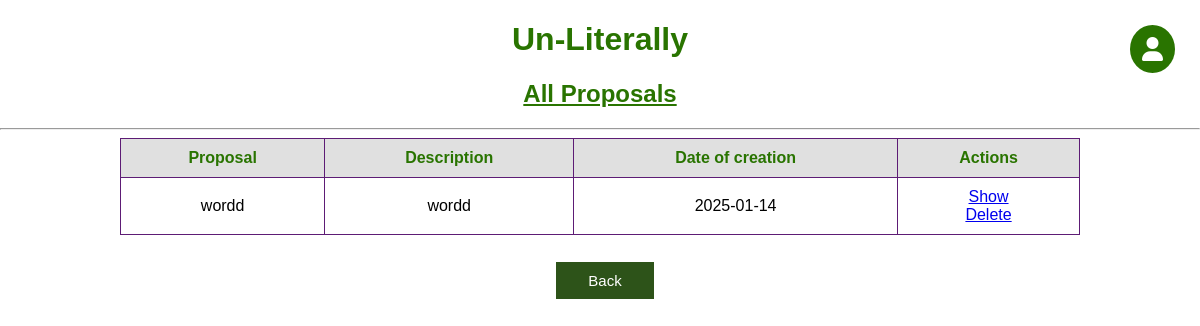
Page /all_proposals (signed in) on the committed database.
### app.py (models this page shows)
class Proposal(db.Model):
    id = db.Column(db.Integer, primary_key=True)
    name = db.Column(db.String(5), nullable=True, unique=True)
    date = db.Column(db.DateTime, default=datetime.utcnow)
    reasoning = db.Column(db.String(5000), nullable=True)
    user = db.Column(db.String(50), nullable=False)
    upvoted = db.Column(db.Integer, nullable=False, default=1)

### app.py (the view)
@app.route('/all_proposals')
@login_required
def proposals():
    if 1 == current_user.role_id:
        try:
            proposals = Proposal.query.order_by(Proposal.date).all()
            return render_template('all_proposals.html', proposals=proposals)
        except Exception as e:
            title = 'Unknown error while displaying proposals'
            log_events(flag='ER?', title=title, description=e)
            return render_template('error_page.html', message=title)
    else:
        title = "permission to see list of proposals"
        log_events(flag='ER!', title=f'No {title}', description=None)
        return render_template('error_page.html', message=f'You dont have {title}')

### app.py (called while the page is built)
@login_manager.user_loader
def load_user(user_id):
    return User.query.get(user_id)

### templates/all_proposals.html (shortened to what this page needs)
{% extends 'base.html' %}
{% block head %}
<link rel="stylesheet" href="https://cdnjs.cloudflare.com/ajax/libs/font-awesome/6.0.0-beta3/css/all.min.css">
{% endblock %}
{% block body %}
<div class="name">
    <h1 style="text-align: center; color: #297400; font-family: Arial; font-weight: bold;">Un-Literally</h1>
    <h2 style="text-align: center; color: #297400; text-decoration: underline; font-family: Arial; font-weight: bold;">All Proposals</h2>
</div>
<div>
    <hr>
    <div class="container_row">
        {% if proposals|length < 1 %}
            <h4 style="text-align: center;">There are no proposals to consider</h4>
        {% else %}
            <table>
                <tr>
                    <th>Proposal</th>
                    <th>Description</th>
                    <th>Date of creation</th>
                    <th>Actions</th>
                </tr>
                {% for proposal in proposals %}
                    <tr>
                        <td>{{ proposal.name }}</td>
                        <td>{% if proposal.reasoning|length > 150 %}
                                {{ proposal.reasoning[:150] + ' ...' }}
                            {% else %}
                                {{ proposal.reasoning }}
                            {% endif %}
                        </td>
                        <td>{{ proposal.date.date() }}</td>
                        <td>
                            <a href="/show/proposal_{{proposal.id}}">Show</a>
                            <br>
                            <a href="/delete/proposal_{{proposal.id}}">Delete</a>
                        </td>
                    </tr>
                {% endfor %}
            </table>
        {% endif %}
    </div>
</div>
<div class="container_column">
    <button class="back_button" onclick="window.location='/menu'" style="margin-left: 10px;">Back</button>
</div>
<div class="user-dropdown-container">
    <button class="user-icon" onclick="toggleDropdown()">
        <i class="fas fa-user"></i>
    </button>
</div>
{% endblock %}

### static/css/main.css (style rules this page uses)
body, html { margin: 0; font-family: sans-serif; background-color: #FFFFFF; }
.name { margin: 0 auto; width: 400px; }
table { border-collapse: collapse; width: 80%; margin: auto; border: 1px solid #5d1c75; }
th, td { padding: 10px; text-align: center; border: 1px solid #5d1c75; }
th { background-color: #e0e0e0; color: #297400; }
.container_column { max-width: 800px; margin: auto; padding: 20px; display: flex; flex-wrap: wrap; justify-content: center; }
.back_button { background-color: #2d5319; border: none; color: white; padding: 10px 32px; text-align: center; text-decoration: none; display: inline-block; font-size: 15px; margin: 7px 0px 0px 0px; cursor: pointer; }
.container_column { display: flex; flex-direction: column; align-items: center; padding: 20px; margin: auto; max-width: 1000px; width: 90%; box-sizing: border-box; }
.container_row { display: flex; justify-content: center; align-items: center; width: 100%; margin: auto; }
button { padding: 10px 20px; font-size: 16px; border: none; cursor: pointer; transition: background-color 0.3s; }
button, input[type="submit"] { padding: 15px 40px; font-size: 18px; border: none; cursor: pointer; transition: background-color 0.3s; }
.user-dropdown-container { position: absolute; top: 25px; right: 25px; }
.user-icon { background-color: #297400; color: white; border: none; padding: 12px; border-radius: 50%; font-size: 24px; cursor: pointer; display: flex; align-items: center; justify-content: center; }

### rows in the picture
Proposal: name "wordd", reasoning "wordd", date "2025-01-14"
